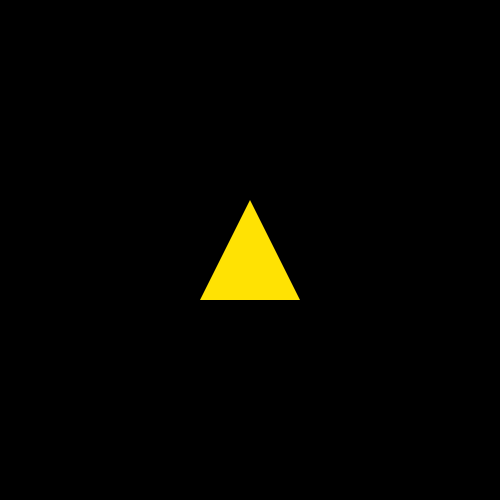
Frame 1 (no input)
Frame 60 (the mouse pressed at the canvas centre just before this capture): identical to frame 1, image omitted
Frame 120 (the mouse held since frame 60 and released just before this capture): identical to frame 1, image omitted

The Processing sketch that drew this single still picture (run headless with seeded random() and noise(); from frame 60 on, the mouse is pressed at the canvas centre):

// Processing sketch: A8L_A7
// ── A8L_A7.pde
int x;
int y;
int size = 50;

void setup(){
  size(500, 500);
  x = width/2;
  y = height/2;
  
  noStroke();
}

void draw(){
  background(0);
  fill(255, 226, 3);
  triangle( x, y-size, x+size, y+size, x-size, y+size );
}

void keyPressed(){
  if(keyCode == DOWN){
    // langsam
    // y++;
    
    // oder schneller
    y += 10;
  }else if(keyCode == UP){
    // langsam
    // y--;
    
    // oder schneller
    y -= 10;
  }else if(keyCode == LEFT){
    // langsam
    //x--;
    
    // oder schneller
    x -= 10;
  }else if(keyCode == RIGHT){
    //langsam
    //x++;
    
    // oder schneller
    x += 10;
  }
}
